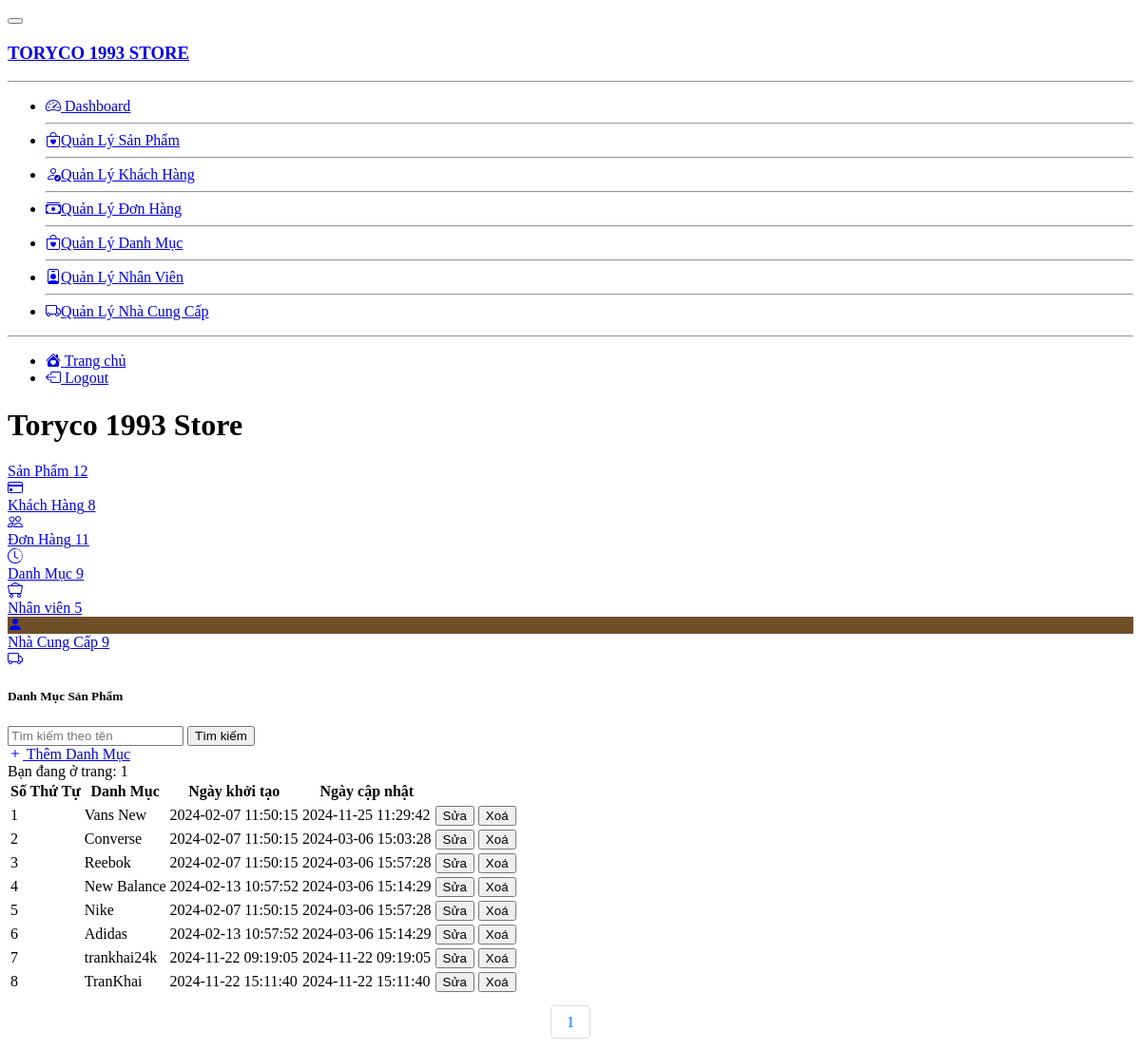
The app's page /Admin/category/index.php with its own data.
### tables this page shows
CREATE TABLE `category` (
  `id` int(11) NOT NULL,
  `name` varchar(50) NOT NULL,
  `created_at` datetime DEFAULT NULL,
  `updated_at` datetime DEFAULT NULL
);

### Admin/category/index.php (the view, shortened to what the rows shown need)
<?php require_once('../database/dbhelper.php'); ?>
<!DOCTYPE html>
<html lang="en" >
<head>
  <link rel="stylesheet" href="../css/style.css">
  <link rel="stylesheet" type="text/css" href="../css/page.css">
  <link href="https://cdn.jsdelivr.net/npm/@sweetalert2/theme-dark@4/dark.css" rel="stylesheet">
</head>
<body>
<div class="d-flex flex-column flex-lg-row h-lg-full bg-surface-secondary">
    <div class="h-screen flex-grow-1 overflow-y-lg-auto">
        <header class="bg-surface-primary border-bottom pt-6">
            <div class="container-fluid">
                <div class="mb-npx">
                    <div class="row align-items-center">
                        <div class="col-sm-6 col-12 mb-4 mb-sm-0">
                            <h1 class="h2 mb-0 ls-tight">Toryco 1993 Store</h1>
                        </div>
                    </div>
                </div>
            </div>
        </header>
        <main class="py-6 bg-surface-secondary">
            <div class="container-fluid">
                <div class="row g-6 mb-6">
                    <div class="row g-6 mb-6">
                <div class="card shadow border-0 mb-7">
                    <div class="table-responsive">
                        <table class="table table-hover table-nowrap">
                            <thead class="thead-light">
                                <tr>
                                    <th scope="col">Số Thứ Tự</th>
                                    <th scope="col">Danh Mục</th>
                                    <th scope="col">Ngày khởi tạo</th>
                                    <th scope="col">Ngày cập nhật</th>
                                </tr>
                            </thead>
                            <tbody>
                                <tr>
                                    <?php
                                        try {
                                            $page = isset($_GET['page']) ? $_GET['page'] : 1;
                                            $limit = 8;
                                            $start = ($page - 1) * $limit;
                                            $sql = "SELECT * FROM category WHERE 1=1";
                                            $sql .= " LIMIT $start, $limit";
                                            $categoryList = executeResult($sql);
                                            $index = 1;
                                            foreach ($categoryList as $item) {
                                                echo '  <tr>
                                                            <td>' . ($index++) . '</td>
                                                            <td class="text-heading font-semibold">' . $item['name'] . '</td>
                                                            <td>' . $item['created_at'] . '</td>
                                                            <td>' . $item['updated_at'] . '</td>
                                                            <td>
                                                                <a href="add.php?id=' . $item['id'] . '">
                                                                    <button class="btn btn-warning">Sửa</button>
                                                                </a>
                                                            </td>
                                                            <td>
                                                                <button class="btn btn-danger" onclick="deleteCategory(' . $item['id'] . ')">Xoá</button>
                                                            </td>
                                                        </tr>';
                                            }
                                        } catch (Exception $e) {
                                            die("Lỗi thực thi sql: " . $e->getMessage());
                                        }
                                        ?>
                                </tr>
                            </tbody>
                        </table>
                    </div>
                </div>
            </div>
        </main>
    </div>
</div>
</body>
</html>

### records on screen
category: name "Vans New", created_at "2024-02-07 11:50:15", updated_at "2024-11-25 11:29:42"
category: name "Converse", created_at "2024-02-07 11:50:15", updated_at "2024-03-06 15:03:28"
category: name "Reebok", created_at "2024-02-07 11:50:15", updated_at "2024-03-06 15:57:28"
category: name "New Balance", created_at "2024-02-13 10:57:52", updated_at "2024-03-06 15:14:29"
category: name "Nike", created_at "2024-02-07 11:50:15", updated_at "2024-03-06 15:57:28"
category: name "Adidas", created_at "2024-02-13 10:57:52", updated_at "2024-03-06 15:14:29"
category: name "trankhai24k", created_at "2024-11-22 09:19:05", updated_at "2024-11-22 09:19:05"
category: name "TranKhai", created_at "2024-11-22 15:11:40", updated_at "2024-11-22 15:11:40"

### other values on screen
mysqli_num_rows($result) "12"
mysqli_num_rows($result) "8"
mysqli_num_rows($result) "11"
mysqli_num_rows($result) "9"
mysqli_num_rows($result) "5"
